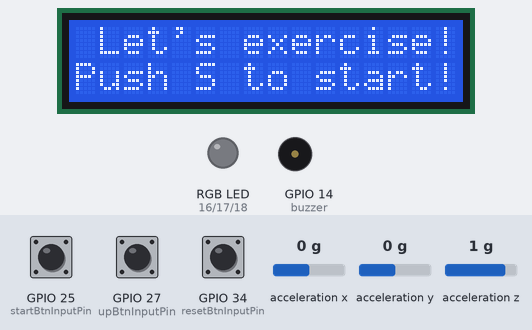
A sketch run on a simulated ESP32. On the bench: 16×2 character LCD, an RGB LED mixed from three pins (HIGH = lit), buzzer (waves = sounding, pin HIGH). The test bench sets the inputs (shaded band); at power-on: GPIO 25 (startBtnInputPin) LOW, GPIO 34 (resetBtnInputPin) LOW, acceleration x 0 g, GPIO 27 (upBtnInputPin) LOW, acceleration y 0 g, acceleration z 1 g. What the sketch prints to the serial monitor is not drawn.

Above: at 4.3 s.
4.4 s: GPIO 25 (startBtnInputPin) pulled HIGH for 0.15 s
At 5.4 s:
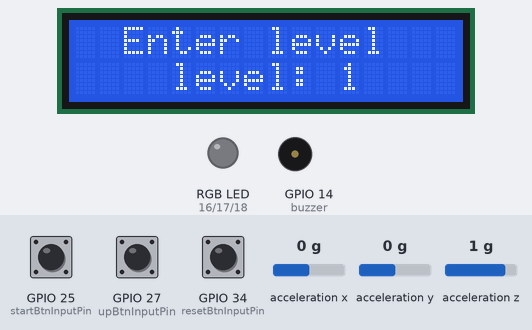
6.4 s: GPIO 34 (resetBtnInputPin) pulled HIGH for 0.15 s
At 7.8 s:
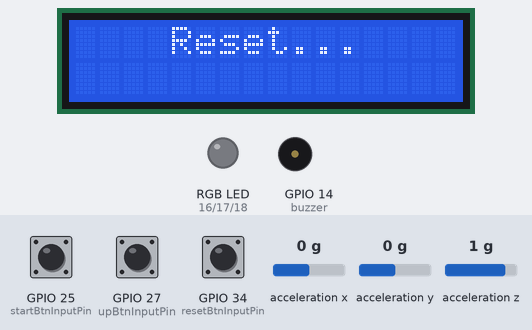
9.5 s: GPIO 25 (startBtnInputPin) pulled HIGH for 1 s
At 11.2 s:
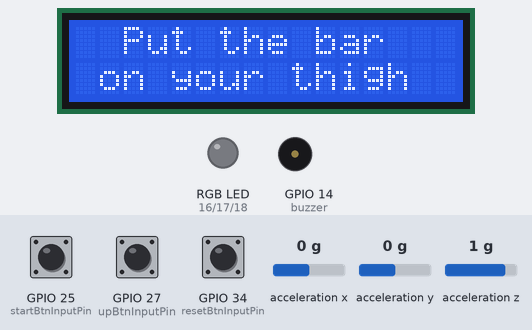
13.5 s: acceleration x set to 0.8 g
At 16.1 s:
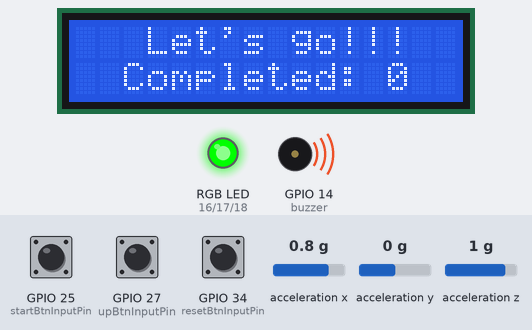
21.3 s: acceleration x set to 0.4 g
At 23.3 s:
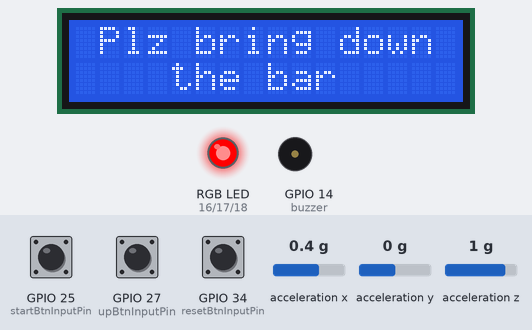
24.3 s: acceleration x set to 0.7 g
At 28.8 s:
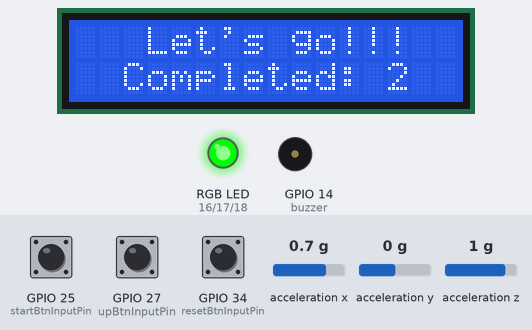
Timing chart, 0 to 30.3 s (numbered marks = the images above; inputs shaded):
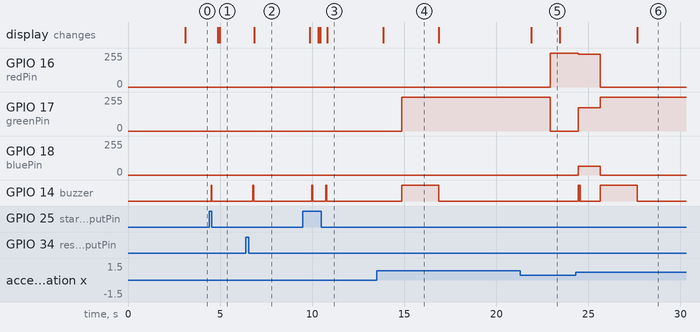

The sketch:

FinalProject_-_Remote_rehab_unit.ino
```cpp
#include <Wire.h>
#include <LiquidCrystal_I2C.h>
#include <Adafruit_Sensor.h>
#include <Adafruit_ADXL345_U.h>

//SDA->21,SCL->22
LiquidCrystal_I2C lcd(0x27,16,2);
Adafruit_ADXL345_Unified accel = Adafruit_ADXL345_Unified(12345);

int startBtnInputPin = 25;
int upBtnInputPin = 27;
int resetBtnInputPin = 34;

int startBtnState = 0;
int resetBtnState = 0;
int upBtnState = 0;
int level = 0;
int workoutOn = 0;
int workoutFinish = 0;

const int redPin = 16;
const int greenPin = 17;
const int bluePin = 18;
const int redChannel = 0;
const int greenChannel = 1;
const int blueChannel = 2;

float prevAngle = 0;
const int buzzer = 14; // the buzzer pin

unsigned long currentTime = 0;
unsigned long restartTime = 0;
float timeLimit = 5;

void setColor(int red, int green, int blue) {
  // For common-anode RGB LEDs, use 255 minus the color value
  ledcWrite(redChannel, red);
  ledcWrite(greenChannel, green);
  ledcWrite(blueChannel, blue);
}

void setup()
{
  Serial.begin(115200);

  if(!accel.begin())
  {
    Serial.println("Ooops, no ADXL345 detected ... Check your wiring!");
    while(1);
  }

  accel.setRange(ADXL345_RANGE_16_G);

  pinMode(startBtnInputPin, INPUT);
  pinMode(resetBtnInputPin, INPUT);
  pinMode(buzzer, OUTPUT);           // For buzzer

  ledcSetup(redChannel, 5000, 8);      // ledcSetup(channel of color, Frequency, Resolution)
  ledcSetup(greenChannel, 5000, 8);
  ledcSetup(blueChannel, 5000, 8);
  ledcAttachPin(redPin, redChannel);
  ledcAttachPin(greenPin, greenChannel);
  ledcAttachPin(bluePin, blueChannel);

  lcd.init();
  lcd.backlight();
  lcd.setCursor(1, 0);
  lcd.print("Please wait...");
  delay(3000);
  home();
}

void loop()
{
  Serial.println("Beginning of the loop");
  level = 0;
  workoutOn = 0;

  startBtnState = digitalRead(startBtnInputPin);
  resetBtnState = digitalRead(resetBtnInputPin);
  delay(100);

  if(resetBtnState == 1){
    beepSlow();
    reset();
  }

  if(startBtnState == 1){
    beepSlow();
    start();
    setLevel();

    if(workoutOn == 1){
      startMeg();
      workout();
      home();
    }
  }
}

void home(){
  lcd.setCursor(1, 0);
  lcd.print("Let's exercise!");
  lcd.setCursor(0, 1);
  lcd.print("Push S to start!");
}

void start(){
  delay(300);
  lcd.clear();
  lcd.setCursor(2, 0);
  lcd.print("Enter level");
  lcd.setCursor(4, 1);
  lcd.print("level:");
}

void workout(){
  Serial.println("Workout start!");
  int count = 0;
  int targetAngle = 0;

  switch (level){
    case 1:
      targetAngle = 5.0;
      break;
    case 2:
      targetAngle = 6.2;
      break;
    case 3:
      targetAngle = 7.4;
      break;
    case 4:
      targetAngle = 8.6;
      break;
    case 5:
      targetAngle = 9.8;
      break;
  }
  delay(10);

  while(count < 5){
    lcd.clear();
    lcd.setCursor(3, 0);
    lcd.print("Let's go!!!");
    lcd.setCursor(2, 1);
    lcd.print("Completed: ");
    lcd.setCursor(13, 1);
    lcd.print(count);

    resetBtnState = digitalRead(resetBtnInputPin);
    float angle = readValueFromMPU();
    delay(10);

    if(resetBtnState == 1){
      beepSlow();
      setColor(0, 0, 0);
      reset();
      break;
    }

    if(angle >= targetAngle){
      setColor(0, 255, 0);
      beepComplete();
    }else if(angle < targetAngle && angle >= targetAngle * 0.9){
      setColor(241, 196, 15);   // YELLOWISH
      beepFast();
    }else if(angle < targetAngle * 0.9 && angle >= targetAngle * 0.7){
      setColor(245, 176, 65);   // Orange
      beepMid();
    }else if(angle < targetAngle * 0.7 && angle >= targetAngle * 0.5){
      setColor(230, 135, 51);   // Light brown
      beepMid();
    }else{
      setColor(255, 0, 0);     // Red
      beepSlow();
    }
    delay(10);
    // setColor(180, 50, 20);     // Brownish

    if(angle >= targetAngle){
      count++;
      lcd.setCursor(13, 1);
      lcd.print(count);
      delay(5000);

      while(angle >= targetAngle){
        lcd.clear();
        lcd.setCursor(1, 0);
        lcd.print("Plz bring down");
        lcd.setCursor(4, 1);
        lcd.print("the bar");

        resetBtnState = digitalRead(resetBtnInputPin);
        float angle = readValueFromMPU();
        delay(10);

        if(resetBtnState == 1){
          setColor(0, 0, 0);
          reset();
          break;
         }

        if(angle < targetAngle){
          setColor(255, 0, 0);     // Red
          delay(500);
          break;
        }
      }

    }

  }

  if(count >= 5){
    finishMsg();
  }
}

float readValueFromMPU(){
  sensors_event_t event;
  accel.getEvent(&event);

  Serial.print("X: "); Serial.print(event.acceleration.x); Serial.print("  ");
  Serial.print("Y: "); Serial.print(event.acceleration.y); Serial.print("  ");
  Serial.print("Z: "); Serial.print(event.acceleration.z); Serial.print("  "); Serial.println("");
  delay(1000);

  return event.acceleration.x;
}

void setLevel(){
  delay(100);
  lcd.setCursor(11, 1);
  level = 1;
  lcd.print(level);
  startBtnState = 0;

  while(true){
    startBtnState = digitalRead(startBtnInputPin);
    resetBtnState = digitalRead(resetBtnInputPin);
    upBtnState = digitalRead(upBtnInputPin);

    delay(300);

  	if(upBtnState == 1){
      beepSlow();
      level++;
      lcd.setCursor(11, 1);
      lcd.print(level);
    }

    if(level > 5){
      level = 1;
      lcd.setCursor(12, 1);
      lcd.print(" ");
      lcd.setCursor(11, 1);
      lcd.print(level);
    }

    if(resetBtnState == 1){
      beepSlow();
      reset();
      workoutFinish = 0;
      break;
    }

    if(startBtnState == 1){
      beepSlow();
      workoutOn = 1;
      break;
    }
    Serial.println("In setLevel() while loop...");
  }
  Serial.println("Level set up. Ready to work out.");
}

void reset(){
  Serial.println("Reset button has been pressed.");
  lcd.clear();
  lcd.setCursor(4, 0);
  lcd.print("Reset...");
  delay(3000);
  home();
}

void startMeg(){
  lcd.clear();
  lcd.setCursor(2, 0);
  lcd.print("Put the bar");
  lcd.setCursor(1, 1);
  lcd.print("on your thigh");
  delay(3000);
}

void finishMsg(){
  lcd.clear();
  lcd.setCursor(1, 0);
  lcd.print("It was amazing!");
  lcd.setCursor(4, 1);
  lcd.print("Try more!");
  delay(3000);
  lcd.clear();
}

void beepFast() {
  for (int i = 0; i < 4; i++) {
    digitalWrite(buzzer, HIGH);
    delay(40);
    digitalWrite(buzzer, LOW);
    delay(40);
  }
}

void beepMid() {
  for (int i = 0; i < 2; i++) {
    digitalWrite(buzzer, HIGH);
    delay(40);
    digitalWrite(buzzer, LOW);
    delay(30);
  }
}

void beepSlow() {
  digitalWrite(buzzer, HIGH);
  delay(50);
  digitalWrite(buzzer, LOW);
}

void beepComplete() {
  for (int i = 0; i < 1; i++) {
    digitalWrite(buzzer, HIGH);
    delay(2000);
    digitalWrite(buzzer, LOW);
  }
}
```

Measured:
- the behaviour switches between 0.5 and 0.6 g on acceleration x (found by bisection; images 5 and 6)
- after the input at 4.4 s, GPIO 14 (buzzer): LOW → HIGH after 0.11 s, → LOW 0.05 s later; the display: first changes after 0.48 s (image 1 shows a later state)
- after the input at 6.4 s, GPIO 14 (buzzer): LOW → HIGH after 0.38 s, → LOW 0.05 s later; the display: changes after 0.44 s (image 2)
- after the input at 9.5 s, GPIO 14 (buzzer): alternates HIGH for 0.05 s and LOW for 0.72 s, 4 changes in all, then stays LOW, starting after 0.47 s; the display: first differs from a run without the input after 0.84 s (image 3 shows a later state)
- after the input at 13.5 s, GPIO 16 (redPin): stays 0/255 (without the input it goes to 255/255 after 1.4 s); GPIO 17 (greenPin): 0/255 → 255/255 after 1.4 s
- after the input at 21.3 s, GPIO 16 (redPin): 0/255 → 255/255 after 1.6 s; GPIO 17 (greenPin): 255/255 → 0/255 after 1.6 s
- after the input at 24.3 s, the display: changes after 3.4 s (image 6)
